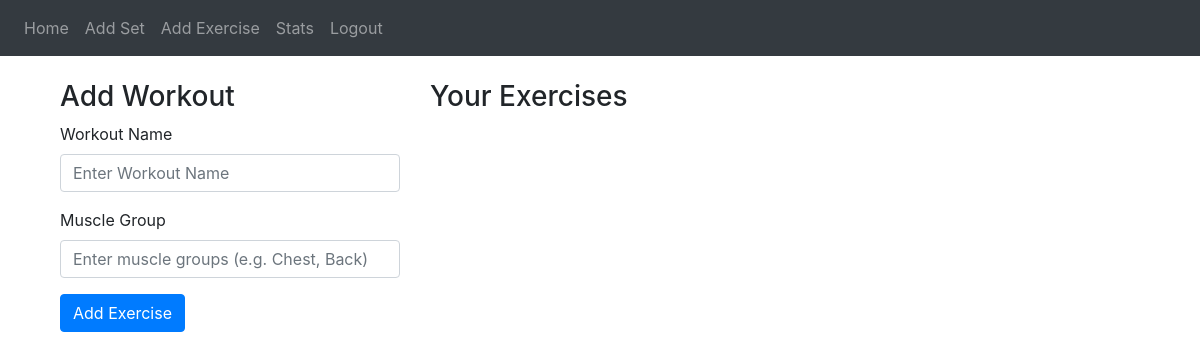
/createWorkout (signed in), run on an earlier commit of the app's database.
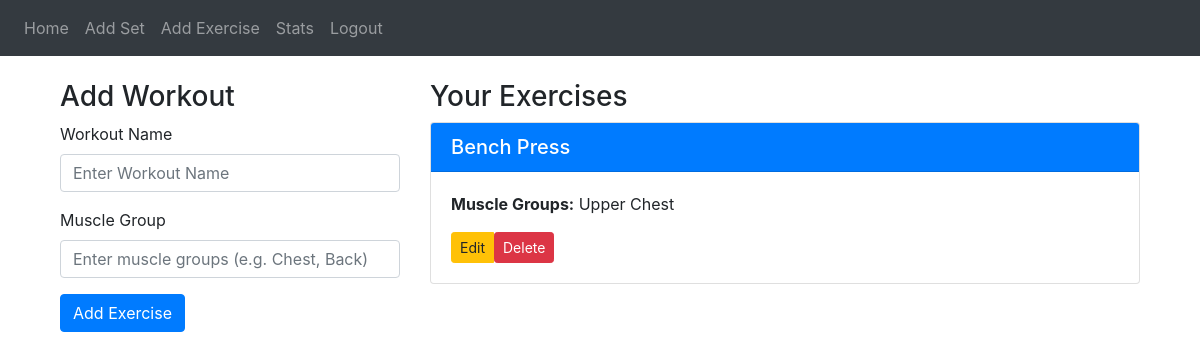
And on a later commit of the database.
### website/models.py (models this page shows, shortened)
class Workout(db.Model):
    id = db.Column(db.Integer, primary_key=True)  # Workout ID
    user_id = db.Column(db.Integer, db.ForeignKey('user.id'))  # User ID who logged the workout
    exercise_name = db.Column(db.String(200), nullable=False)  # Name of the exercise (e.g., "Bench Press")
    muscles = db.relationship('WorkoutMuscle', back_populates='workout', cascade="all, delete")  # Added cascade here

class MuscleGroup(db.Model):
    id = db.Column(db.Integer, primary_key=True)
    name = db.Column(db.String(100), unique=True, nullable=False)
    workouts = db.relationship('WorkoutMuscle', back_populates='muscle_group')

### website/views.py (the view, shortened to what this page needs)
@views.route('/createWorkout', methods=['POST', 'GET'])
@login_required
def workout():
    muscle_groups = MuscleGroup.query.all()
    muscle_names = [{'name': muscle.name, 'id': muscle.id} for muscle in muscle_groups]
    workouts = Workout.query.filter_by(user_id=current_user.id).all()
    workout_list = []
    for workout in workouts:
        muscles = [wm.muscle_group.name for wm in workout.muscles]
        workout_list.append({
            'exercise_id': workout.id,
            'exercise_name': workout.exercise_name,
            'muscle_groups': ", ".join(muscles)  # Join muscle groups with a comma
        })
    return render_template('workout.html', user=current_user, muscle_names=muscle_names, nameList=workout_list)

### website/__init__.py (called while the page is built)
def create_app():
    app = Flask(__name__)
    app.config['SECRET_KEY'] = 'gymprogressKey'
    app.config['SQLALCHEMY_DATABASE_URI'] = f'sqlite:///{DB_NAME}'
    db.init_app(app)
    from .views import views
    from .auth import auth
    app.register_blueprint(views, url_prefix='/')
    app.register_blueprint(auth, url_prefix='/')
    from .models import User, Weight, MuscleGroup
    create_database(app)  # Ensure the database is created
    login_manager = LoginManager()
    login_manager.login_view = 'auth.login'
    login_manager.init_app(app)
    @login_manager.user_loader
    def load_user(id):
        return User.query.get(int(id))
    return app

### website/templates/workout.html (shortened to what this page needs)
{% extends "base.html" %}
{% block content %}
<div class="container mt-4">
    <div class="row">
        <div class="col-md-4">
            <h3>Add Workout</h3>
            <form method="POST">
                <div class="form-group">
                    <label for="workout_name">Workout Name</label>
                    <input type="text" class="form-control" id="workout_name" name="workout_name" placeholder="Enter Workout Name" required>
                </div>
                <div class="form-group">
                    <label for="muscles">Muscle Group</label>
                    <input
                        id="muscles"
                        name="muscles"
                        type="text"
                        class="form-control"
                        placeholder="Enter muscle groups (e.g. Chest, Back)"
                        required
                    />
                </div>
                <button type="submit" class="btn btn-primary">Add Exercise</button>
            </form>
        </div>
        <div class="col-md-8">
            <h3>Your Exercises</h3>
            <div class="exercise-list" style="max-height: 500px; overflow-y: scroll;">
                {% for workout in nameList %}
                    <div class="card mb-3">
                        <div class="card-header bg-primary text-white">
                            <h5 class="mb-0">{{ workout.exercise_name }}</h5>
                        </div>
                        <div class="card-body">
                            <p><strong>Muscle Groups:</strong> {{ workout.muscle_groups }}</p>
                            <div class="btn-group">
                                <a href="/" class="btn btn-warning btn-sm">
                                    Edit
                                </a>
                                <form action="{{ url_for('views.delete_exercise', exercise_id=workout.exercise_id) }}" method="POST" style="display:inline;">
                                    <button type="submit" class="btn btn-danger btn-sm" onclick="return confirm('Are you sure you want to delete this exercise?')">Delete</button>
                                </form>
                            </div>
                        </div>
                    </div>
                {% endfor %}
            </div>
        </div>
    </div>
</div>
{% endblock %}

What changed in the data, as far as the page shows it:
added Workout: exercise_name "Bench Press"
now on this page (row unchanged): MuscleGroup: muscle_groups "Upper Chest"
Also different on the page:
new list line: "Muscle Groups: Edit Delete"
